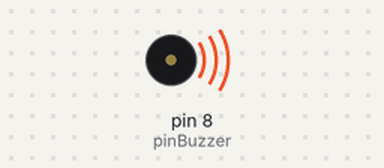
A sketch run on a simulated Arduino Uno, built with avr-gcc and run on an emulated ATmega328P. On the bench: buzzer (waves = sounding, pin HIGH).

Above: at 0.02 s.
At 2.87 s:
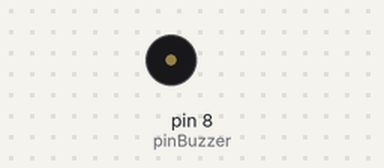
Timing chart, 0 to 3.2 s (numbered marks = the images above):
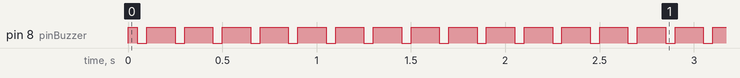

Measured:
- by itself, pin 8 (pinBuzzer): repeats every 0.20 s: LOW 0.05 s, HIGH 0.15 s

The sketch:

Buzzer.ino
```cpp
#define pinBuzzer 8
void setup() {
  // put your setup code here, to run once:
  pinMode(pinBuzzer,OUTPUT);

}

void loop() {
  // put your main code here, to run repeatedly:
  digitalWrite(pinBuzzer,HIGH);
  delay(50);
  digitalWrite(pinBuzzer,LOW);
  delay(50);
  digitalWrite(pinBuzzer,HIGH);
  delay(100);
  digitalWrite(pinBuzzer,LOW);

}
```
